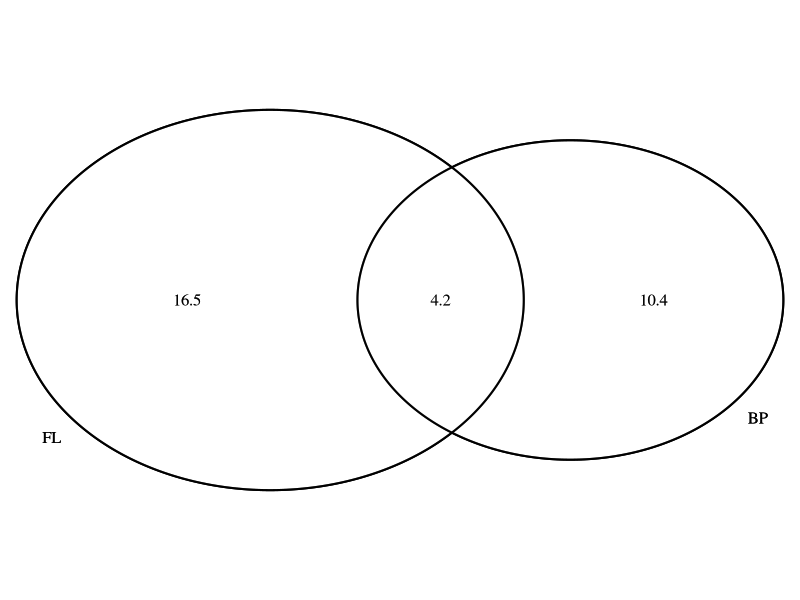
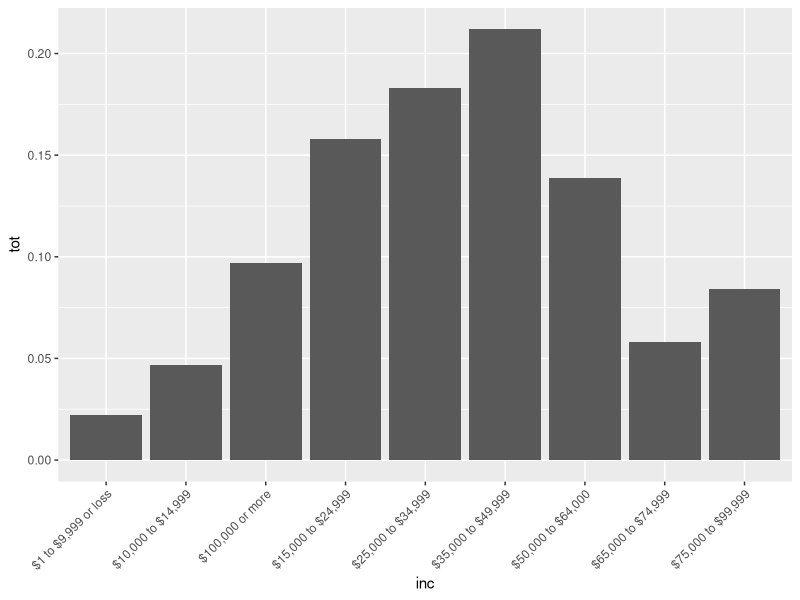

Write the R code that produced these figures, in order.
## ---- chunk 1
knitr::opts_chunk$set(echo = TRUE)
## ---- chunk 2
library(ggplot2)
library(VennDiagram)
## ---- chunk 3
bp  =  14.6
fl = 20.7
common = 4.2

diag <- draw.pairwise.venn(bp, fl, common, c("BP", "FL"))
grid.draw(diag)
## ---- chunk 4
(114/204 + 108/204) - 78/204
## ---- chunk 5
(19/204)/(54/204)
## ---- chunk 6
(11/204)/(36/204)
## ---- chunk 7
(28/95) * (59/94)
## ---- chunk 8
(72/95) * (28/94)
## ---- chunk 9
(72/95) * (28/95)
## ---- chunk 10
 (0 * 0.54) + (0.34 * 25) + (0.12 * 60)
## ---- chunk 11
 sqrt(0.54*(0-15.7)^2 + 0.34*(25-15.7)^2 + 0.12*(60-15.7)^2)
## ---- chunk 12
15.7*120
## ---- chunk 13
19.95 * sqrt(120)
## ---- chunk 14
inc = c("$1 to $9,999 or loss", 
            "$10,000 to $14,999", 
            "$15,000 to $24,999",
            "$25,000 to $34,999",
            "$35,000 to $49,999",
            "$50,000 to $64,000",
            "$65,000 to $74,999",
            "$75,000 to $99,999",
            "$100,000 or more")
tot = c(.022, .047, .158, .183, .212, .139, .058, .084, 0.097)
inc_gender <- data.frame(inc, tot)

ggplot(inc_gender, aes(inc, tot)) + geom_bar(stat = "identity") + theme(axis.text.x = element_text(angle = 45, hjust = 1))
## ---- chunk 15
sum(tot[1:5])
## ---- chunk 16
sum(tot[1:5])*0.41
